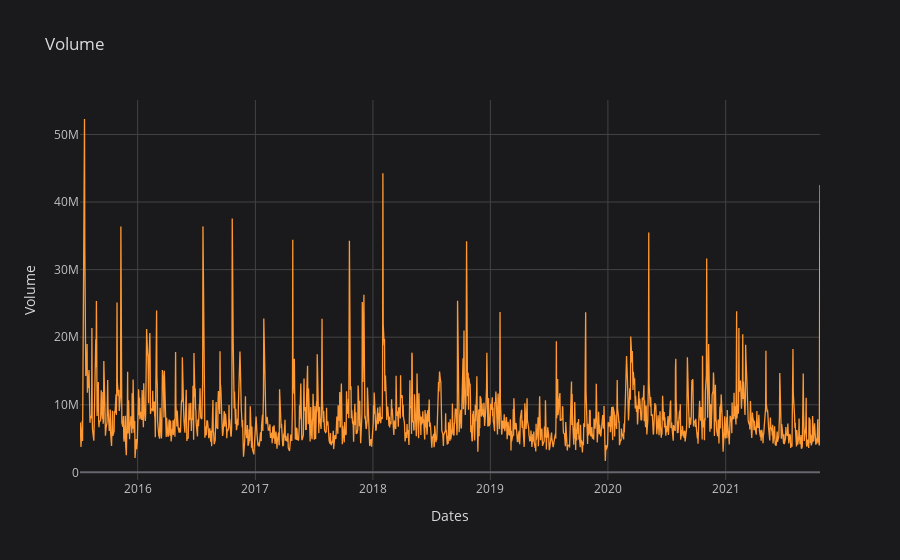

Write notebook code for a chart like this one.
### Code cell
pypl['Volume'].iplot(title='Volume', xTitle='Dates', yTitle='Volume', theme='space')

### Figure 1 — Plotly figure (JSON) as saved in the notebook; plotly's stock layout.template omitted (floating-point values rounded to 4 significant figures; data arrays with more than 128 entries replaced by an {"elided": "..."} marker saying what was removed)
{"data": [{"line": {"color": "rgba(255, 153, 51, 1.0)", "dash": "solid", "shape": "linear", "width": 1.3}, "mode": "lines", "name": "Volume", "text": "", "type": "scatter", "x": {"elided": "1588 str values"}, "y": {"elided": "1588 int values"}}], "layout": {"legend": {"bgcolor": "#1A1A1C", "font": {"color": "#D9D9D9"}}, "paper_bgcolor": "#1A1A1C", "plot_bgcolor": "#1A1A1C", "title": {"font": {"color": "#D9D9D9"}, "text": "Volume"}, "xaxis": {"gridcolor": "#434343", "showgrid": true, "tickfont": {"color": "#C2C2C2"}, "title": {"font": {"color": "#D9D9D9"}, "text": "Dates"}, "zerolinecolor": "#666570"}, "yaxis": {"gridcolor": "#434343", "showgrid": true, "tickfont": {"color": "#C2C2C2"}, "title": {"font": {"color": "#D9D9D9"}, "text": "Volume"}, "zerolinecolor": "#666570"}}}
